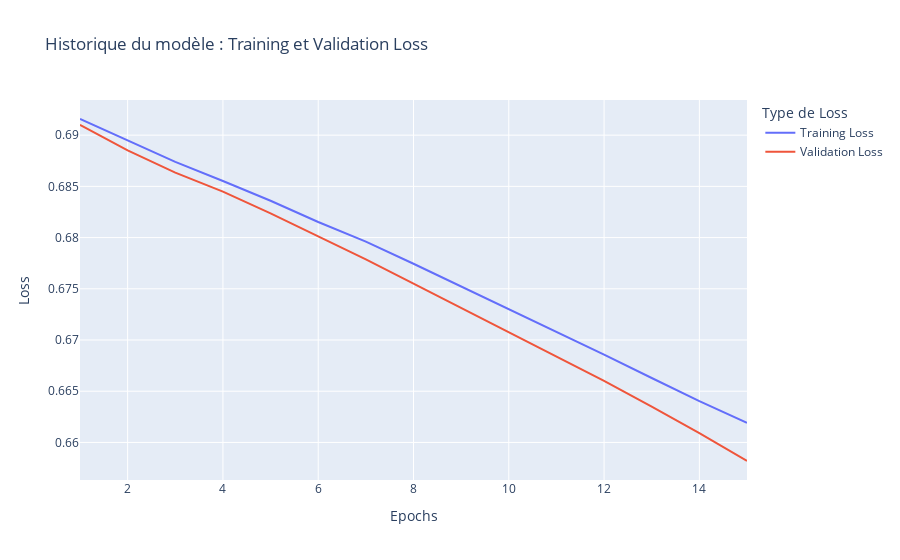
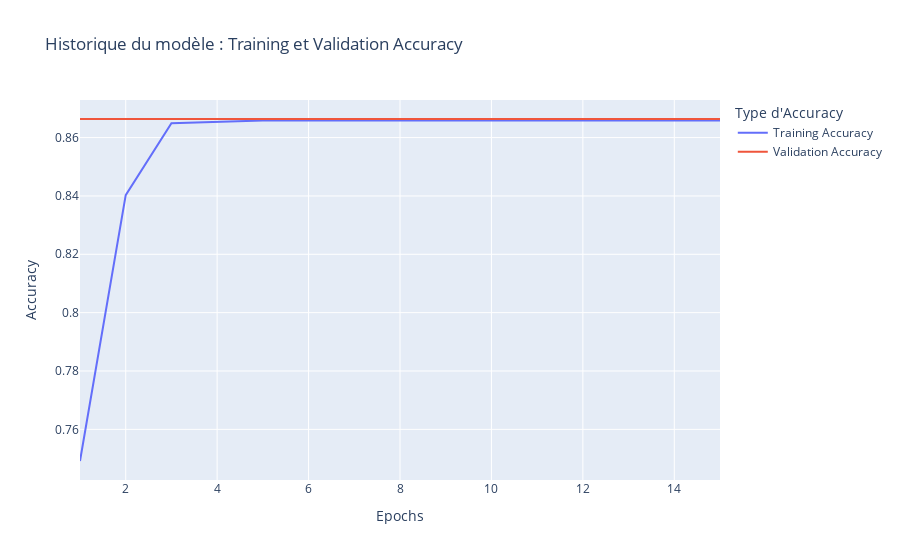

Notebook source saved alongside these figures, in order:
### Code cell
# Extract data from history
history_dict = history_lstm.history
acc = history_dict['accuracy']
val_acc = history_dict['val_accuracy']
loss = history_dict['loss']
val_loss = history_dict['val_loss']

# Create a DataFrame for plotting
epochs = range(1, len(acc) + 1)
df_loss = pd.DataFrame({'Epochs': epochs, 'Training Loss': loss, 'Validation Loss': val_loss})
df_acc = pd.DataFrame({'Epochs': epochs, 'Training Accuracy': acc, 'Validation Accuracy': val_acc})

# Plot loss
fig_loss = px.line(df_loss, x='Epochs', y=['Training Loss', 'Validation Loss'],
                   title='Historique du modèle : Training et Validation Loss',
                   labels={'value': 'Loss', 'variable': 'Type de Loss'})
fig_loss.show()

# Plot accuracy
fig_acc = px.line(df_acc, x='Epochs', y=['Training Accuracy', 'Validation Accuracy'],
                  title='Historique du modèle : Training et Validation Accuracy',
                  labels={'value': 'Accuracy', 'variable': 'Type d\'Accuracy'})
fig_acc.show()

### Figure 1 — Plotly figure (JSON) as saved in the notebook; plotly's stock layout.template omitted (floating-point values rounded to 4 significant figures)
{"data": [{"hovertemplate": "Type de Loss=Training Loss<br>Epochs=%{x}<br>Loss=%{y}<extra></extra>", "legendgroup": "Training Loss", "line": {"color": "#636efa", "dash": "solid"}, "marker": {"symbol": "circle"}, "mode": "lines", "name": "Training Loss", "orientation": "v", "showlegend": true, "type": "scatter", "x": [1, 2, 3, 4, 5, 6, 7, 8, 9, 10, 11, 12, 13, 14, 15], "xaxis": "x", "y": [0.6916, 0.6895, 0.6874, 0.6855, 0.6836, 0.6815, 0.6796, 0.6774, 0.6752, 0.673, 0.6708, 0.6686, 0.6663, 0.664, 0.6619], "yaxis": "y"}, {"hovertemplate": "Type de Loss=Validation Loss<br>Epochs=%{x}<br>Loss=%{y}<extra></extra>", "legendgroup": "Validation Loss", "line": {"color": "#EF553B", "dash": "solid"}, "marker": {"symbol": "circle"}, "mode": "lines", "name": "Validation Loss", "orientation": "v", "showlegend": true, "type": "scatter", "x": [1, 2, 3, 4, 5, 6, 7, 8, 9, 10, 11, 12, 13, 14, 15], "xaxis": "x", "y": [0.691, 0.6885, 0.6863, 0.6845, 0.6824, 0.6802, 0.6779, 0.6755, 0.6731, 0.6708, 0.6684, 0.666, 0.6635, 0.6609, 0.6582], "yaxis": "y"}], "layout": {"legend": {"title": {"text": "Type de Loss"}, "tracegroupgap": 0}, "title": {"text": "Historique du modèle : Training et Validation Loss"}, "xaxis": {"anchor": "y", "domain": [0, 1], "title": {"text": "Epochs"}}, "yaxis": {"anchor": "x", "domain": [0, 1], "title": {"text": "Loss"}}}}

### Figure 2 — Plotly figure (JSON) as saved in the notebook; plotly's stock layout.template omitted (floating-point values rounded to 4 significant figures)
{"data": [{"hovertemplate": "Type d'Accuracy=Training Accuracy<br>Epochs=%{x}<br>Accuracy=%{y}<extra></extra>", "legendgroup": "Training Accuracy", "line": {"color": "#636efa", "dash": "solid"}, "marker": {"symbol": "circle"}, "mode": "lines", "name": "Training Accuracy", "orientation": "v", "showlegend": true, "type": "scatter", "x": [1, 2, 3, 4, 5, 6, 7, 8, 9, 10, 11, 12, 13, 14, 15], "xaxis": "x", "y": [0.7492, 0.8403, 0.8649, 0.8654, 0.8658, 0.8658, 0.8658, 0.8658, 0.8658, 0.8658, 0.8658, 0.8658, 0.8658, 0.8658, 0.8658], "yaxis": "y"}, {"hovertemplate": "Type d'Accuracy=Validation Accuracy<br>Epochs=%{x}<br>Accuracy=%{y}<extra></extra>", "legendgroup": "Validation Accuracy", "line": {"color": "#EF553B", "dash": "solid"}, "marker": {"symbol": "circle"}, "mode": "lines", "name": "Validation Accuracy", "orientation": "v", "showlegend": true, "type": "scatter", "x": [1, 2, 3, 4, 5, 6, 7, 8, 9, 10, 11, 12, 13, 14, 15], "xaxis": "x", "y": [0.8664, 0.8664, 0.8664, 0.8664, 0.8664, 0.8664, 0.8664, 0.8664, 0.8664, 0.8664, 0.8664, 0.8664, 0.8664, 0.8664, 0.8664], "yaxis": "y"}], "layout": {"legend": {"title": {"text": "Type d'Accuracy"}, "tracegroupgap": 0}, "title": {"text": "Historique du modèle : Training et Validation Accuracy"}, "xaxis": {"anchor": "y", "domain": [0, 1], "title": {"text": "Epochs"}}, "yaxis": {"anchor": "x", "domain": [0, 1], "title": {"text": "Accuracy"}}}}
